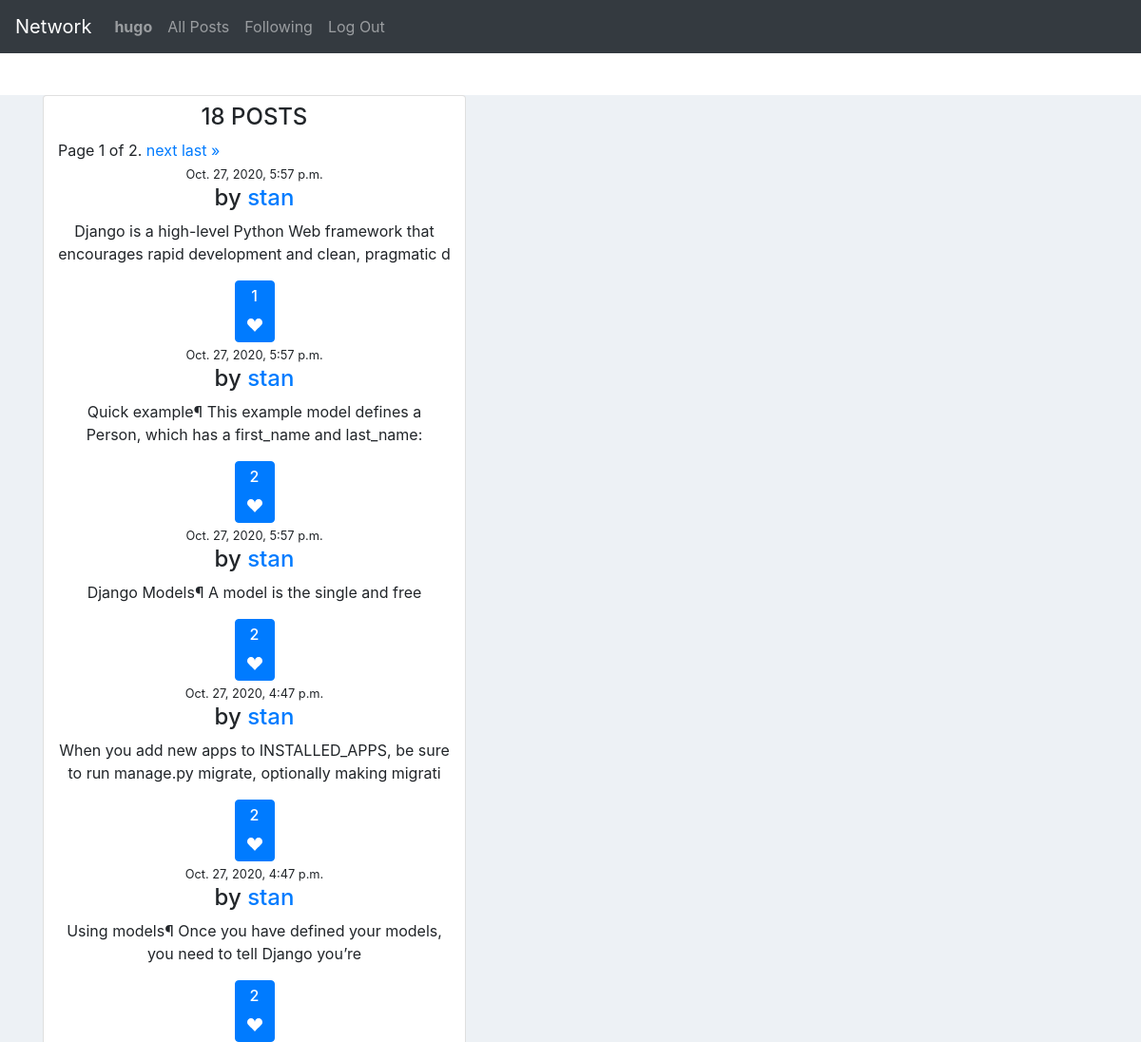
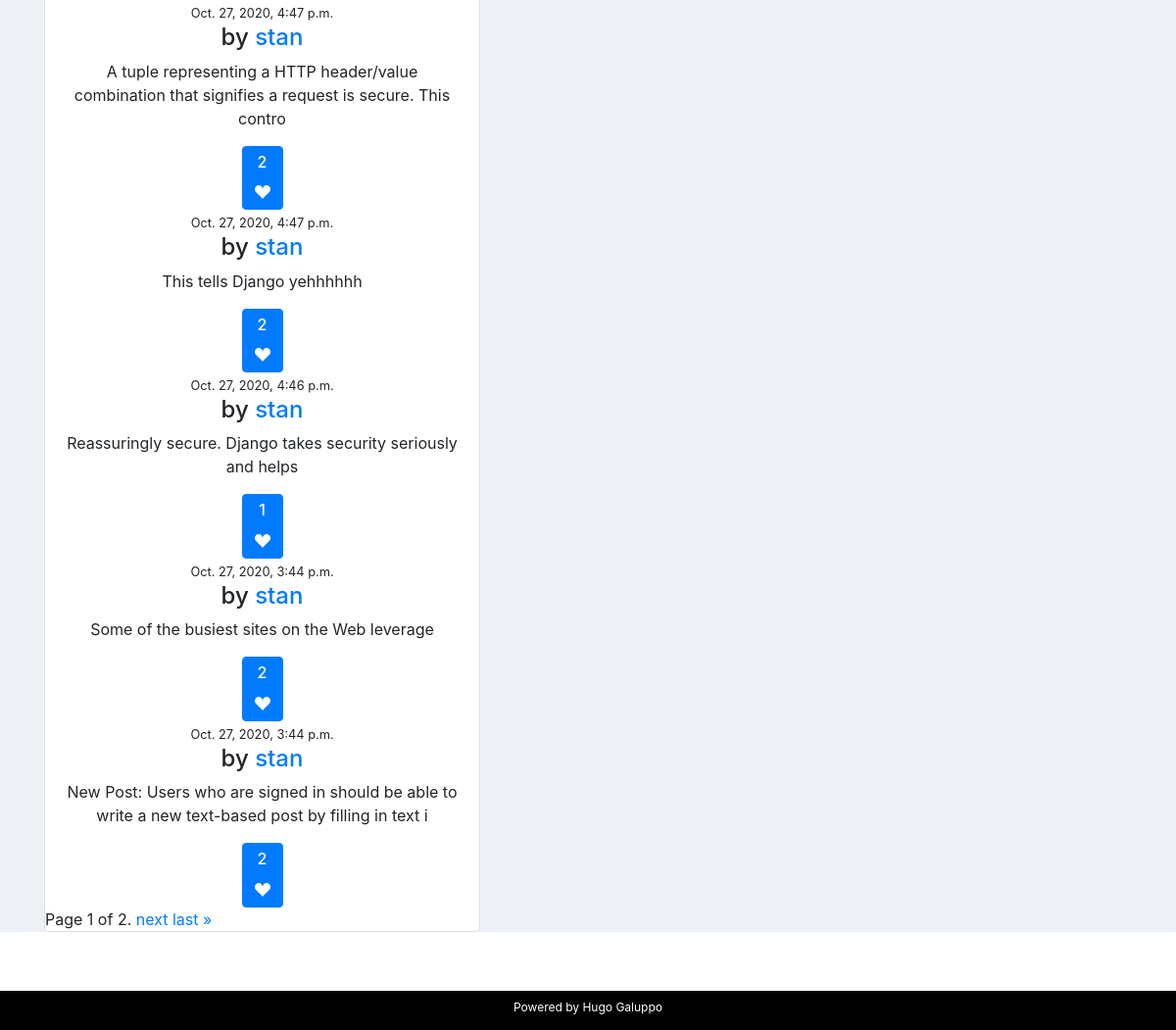
The page /following (signed in) on the database its author committed (2 pictures, top to bottom).
### network/models.py (models this page shows, shortened)
class User(AbstractUser):
    pass

class Post (models.Model):
    author = models.ForeignKey("Profile", on_delete=models.CASCADE, related_name="author") #profile.author
    content = models.CharField(max_length=100)
    date = models.DateTimeField(auto_now=True)
    likes = models.ManyToManyField("User",related_name="likes", blank = True) #user.likes
    class Meta:
        ordering = ('-date', )

class Profile(models.Model):
    user = models.OneToOneField("User", on_delete=models.CASCADE, related_name="user") # user.user
    title = models.CharField(max_length=100, blank=True)
    followers = models.ManyToManyField("User",related_name="is_following", blank=True)     # user.is_following.all()

### network/views.py (the view)
# urls.py: path("following", views.following, name="following"),
@login_required
def following(request):
    user = User.objects.get(pk=request.user.pk)
    profiles = Profile.objects.filter(followers__in=[user.pk])
    posts_dict = {}
    post_list = []
    if profiles:
        for profile in profiles:
            posts_dict[profile] = Post.objects.filter(author__in=[profile])
            for item in posts_dict[profile]:
                 post_list.append(item)
        paginator = Paginator(post_list, 10) # Show 10 posts per page.
        page_number = request.GET.get('page') # 10
        page_obj = paginator.get_page(page_number)
        postNbr = len(post_list)
        return render(request, "network/following.html", {'postNbr': postNbr, 'page_obj': page_obj })
    else:
        return render(request, "network/following.html", {
                "message": "You are following nobody !"
            })

### network/templates/network/following.html (shortened to what this page needs)
{% extends "network/layout.html" %}
{% load static %}
{% block body %}
<div class="container">
  <div class="row">
      <div class="col-md-12 col-lg-5">
          <div class="card">
                      <div class="col text-center">
                        <h4 class="text-uppercase">
                        {% if message %}
                            {{message}}
                        {% else %}
                          <h4 class="text-uppercase">
                             {{ postNbr }} Posts</h4>
                            <div class="pagination">
                              <span class="step-links">
                                  <span class="current">
                                      Page {{ page_obj.number }} of {{ page_obj.paginator.num_pages }}.
                                  </span>
                                  {% if page_obj.has_next %}
                                      <a href="?page={{ page_obj.next_page_number }}">next</a>
                                      <a href="?page={{ page_obj.paginator.num_pages }}">last &raquo;</a>
                                  {% endif %}
                              </span>
                          </div>
                          {% for post in page_obj %}
                              <small> {{post.date}} </small>
                              <div id='{{ post.id }}' class="media-body">
                                {% if user.is_authenticated %}
                                <h4 class="media-heading user_name">by
                                  <a href="{% url 'profile' username=post.author.user.pk%}">
                                {% endif %}
                                    {{post.author.user}}</h4></a>
                                <p id='content'>{{post.content}}</p>
                                {% if user.is_authenticated %}
                                    <button value="{{ post.likes.count }}" id='like' type="submit" class="btn btn-primary" onclick="like( '{{ post.id }}', '{{ request.user }}' )">
                                        <h6 id="likecount">{{ post.likes.count }}</h6>
                                        <svg width="1em" height="1em" viewBox="0 0 16 16" class="bi bi-suit-heart-fill" fill="currentColor" xmlns="http://www.w3.org/2000/svg">
                                         <path d="M4 1c2.21 0 4 1.755 4 3.92C8 2.755 9.79 1 12 1s4 1.755 4 3.92c0 3.263-3.234 4.414-7.608 9.608a.513.513 0 0 1-.784 0C3.234 9.334 0 8.183 0 4.92 0 2.755 1.79 1 4 1z"/>
                                       </svg>
                                       </button>
                                    {% endif %}
                              </div>
                          {% endfor %}
                      </div>
                      <div class="pagination">
                        <span class="step-links">
                            <span class="current">
                                Page {{ page_obj.number }} of {{ page_obj.paginator.num_pages }}.
                            </span>
                            {% if page_obj.has_next %}
                                <a href="?page={{ page_obj.next_page_number }}">next</a>
                                <a href="?page={{ page_obj.paginator.num_pages }}">last &raquo;</a>
                            {% endif %}
                        </span>
                    </div>
                    {% endif %}
              </div>
{% endblock %}

### network/templates/network/layout.html (shortened to what this page needs)
{% load static %}
<!DOCTYPE html>
<html lang="en">
    <head>
        <link href="{% static 'network/styles.css' %}" rel="stylesheet">
        <link rel="stylesheet" href="https://maxcdn.bootstrapcdn.com/bootstrap/4.5.2/css/bootstrap.min.css">
        <link rel="stylesheet" href="https://cdnjs.cloudflare.com/ajax/libs/font-awesome/4.7.0/css/font-awesome.min.css">
    <body>
        <div class="pos-f-t">
            <nav class="navbar navbar-expand-sm bg-dark navbar-dark fixed-top">
                <a class="navbar-brand" href="#">Network</a>
                <div class="collapse navbar-collapse" id="collapsibleNavbar">
                    <ul class="navbar-nav">
                        {% if user.is_authenticated %}
                            <li class="nav-item">
                                <a class="nav-link" href="{% url 'profile' username=user.pk%}"><strong>{{ user.username }}</strong></a>
                            </li>
                        {% endif %}
                        <li class="nav-item">
                        <a class="nav-link" href="{% url 'index' %}">All Posts</a>
                        </li>
                        {% if user.is_authenticated %}
                            <li class="nav-item">
                                <a class="nav-link" href="{% url 'following' %}">Following</a>
                            </li>
                            <li class="nav-item">
                                <a class="nav-link" href="{% url 'logout' %}">Log Out</a>
                            </li>
                        {% endif %}
                    </ul>
                    </div>
            </nav>
        <div class="body">
            {% block body %}
            {% endblock %}
        </div>
        <div class="footer">
            <p> <sub>Powered by Hugo Galuppo</sub></p>
        </div>
    </body>
</html>

### network/static/network/styles.css (style rules this page uses)
.body { position: fixed; top: 100px; bottom: 100px; left: 0; right: 0; background-color: #edf1f5; overflow: auto; }
.footer { position: fixed; left: 0; bottom: 0; width: 100%; background-color:black; color: white; text-align: center; }
body { background: #edf1f5; margin-top:20px; }
.card { position: relative; display: flex; flex-direction: column; min-width: 0; word-wrap: break-word; background-color: #fff; background-clip: border-box; border: 0 solid transparent; border-radius: 0; }

### rows shown on the page
User: username "hugo"
Post: date "Oct. 27, 2020, 5:57 p.m.", author.user "stan", content "Django is a high-level Python Web framework that encourages rapid development and clean, pragmatic d", likes.count "1"
Post: date "Oct. 27, 2020, 5:57 p.m.", author.user "stan", content "Quick example¶ This example model defines a Person, which has a first_name and last_name:", likes.count "2"
Post: date "Oct. 27, 2020, 5:57 p.m.", author.user "stan", content "Django Models¶ A model is the single and free", likes.count "2"
Post: date "Oct. 27, 2020, 4:47 p.m.", author.user "stan", content "When you add new apps to INSTALLED_APPS, be sure to run manage.py migrate, optionally making migrati", likes.count "2"
Post: date "Oct. 27, 2020, 4:47 p.m.", author.user "stan", content "Using models¶ Once you have defined your models, you need to tell Django you’re", likes.count "2"
Post: date "Oct. 27, 2020, 4:47 p.m.", author.user "stan", content "A tuple representing a HTTP header/value combination that signifies a request is secure. This contro", likes.count "2"
Post: date "Oct. 27, 2020, 4:47 p.m.", author.user "stan", content "This tells Django yehhhhhh", likes.count "2"
Post: date "Oct. 27, 2020, 4:46 p.m.", author.user "stan", content "Reassuringly secure. Django takes security seriously and helps", likes.count "1"
Post: date "Oct. 27, 2020, 3:44 p.m.", author.user "stan", content "Some of the busiest sites on the Web leverage", likes.count "2"
Post: date "Oct. 27, 2020, 3:44 p.m.", author.user "stan", content "New Post: Users who are signed in should be able to write a new text-based post by filling in text i", likes.count "2"

### other values the page prints
{{ postNbr }} "18"
{{ page_obj.number }} "1"
{{ page_obj.paginator.num_pages }} "2"
